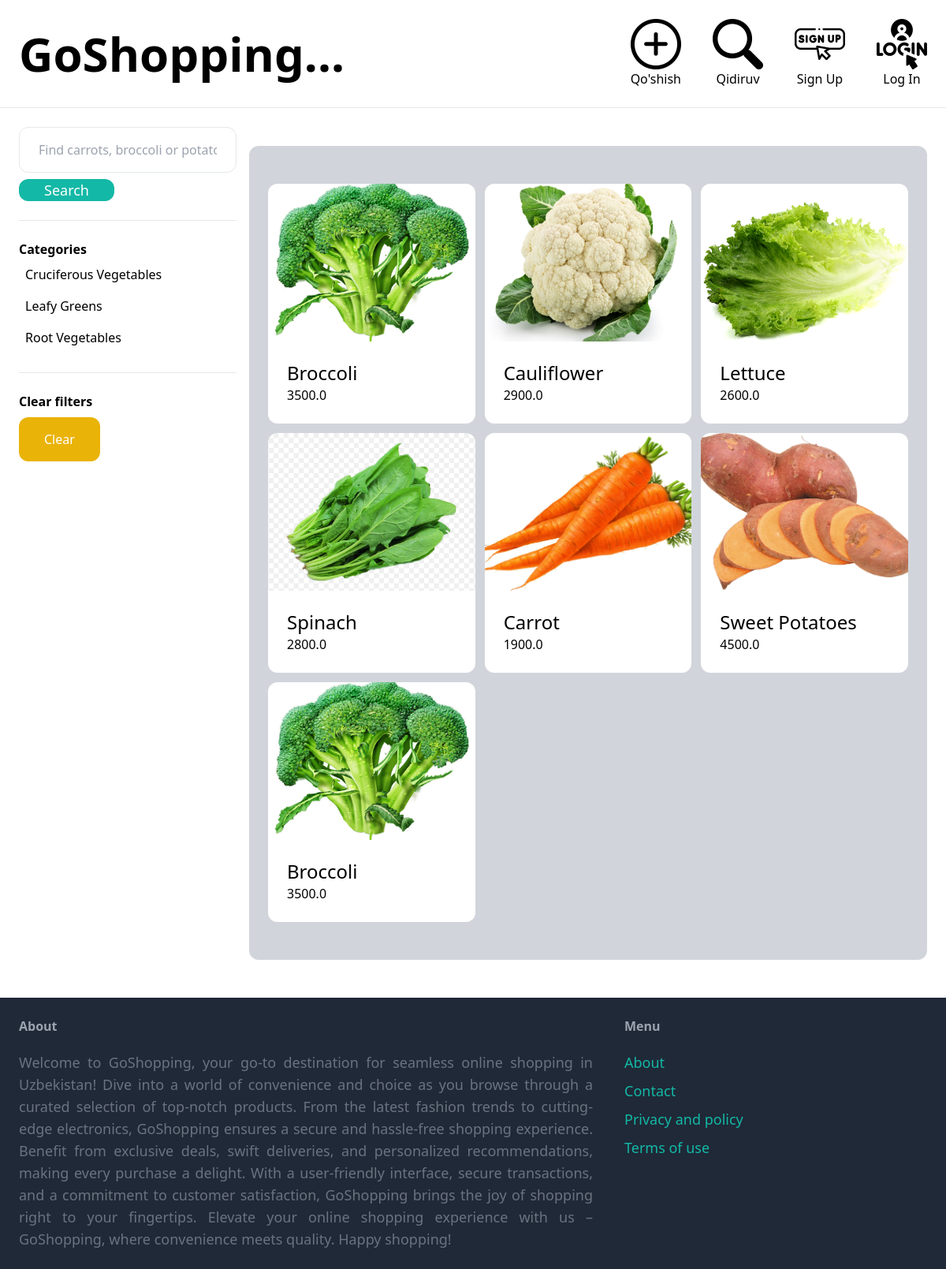
Page /items/ on the earlier database version.
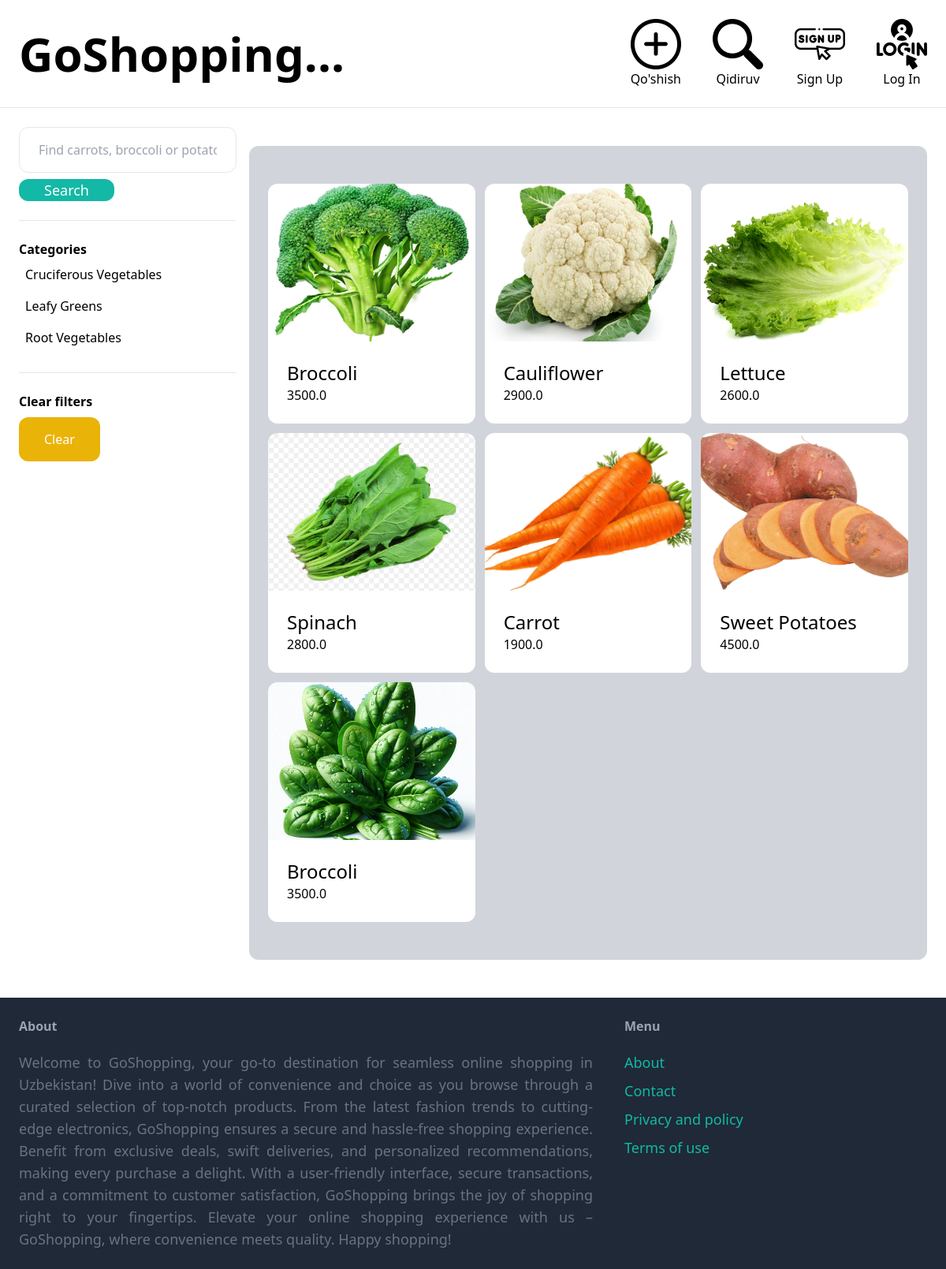
Same page on the later database version.
### items/models.py (models this page shows, shortened)
class Category(models.Model):
    name = models.CharField(max_length=255)
    class Meta:
        ordering = ('name',)
        verbose_name_plural = 'Categories'

class Item(models.Model):
    category = models.ForeignKey(Category, related_name='items', on_delete=models.CASCADE)
    name = models.CharField(max_length=255)
    description = models.TextField(blank=True, null=True)
    phone_number = models.CharField(max_length=14, default='')
    price = models.FloatField()
    image = models.ImageField(upload_to='item_images', blank=True, null=True)
    is_sold = models.BooleanField(default=False)
    shipping = models.BooleanField(default=False)
    created_at = models.DateTimeField(auto_now_add=True)
    created_by = models.ForeignKey(settings.AUTH_USER_MODEL, related_name='items', on_delete=models.CASCADE)
    supply_ability = models.FloatField()
    supply_ability_unit = models.CharField(max_length=255, default='')
    supply_ability_length = models.CharField(max_length=255, default='')
    supply_period = models.CharField(max_length=255, default='')
    payment_method = models.CharField(max_length=255, default='')
    def image_url(self):
        if self.image and hasattr(self.image, 'url'):
            return self.image.url

### items/views.py (the view)
# urls.py: path('', views.browse, name='browse'),
def browse(request):
    query = request.GET.get('query', '')
    items = Item.objects.filter(is_sold=False)
    category_id = request.GET.get('category', 0)
    categories = Category.objects.all()
    if category_id:
        items = items.filter(category_id=category_id)
    if query:
        items = Item.objects.filter(Q(name__icontains=query) | Q(description__icontains=query))
    return render(request, "items/index.html", {
        'items': items,
        'query': query,
        'categories': categories,
        'category_id': int(category_id),
    })

### items/templates/items/index.html (shortened to what this page needs)
{% extends 'core/base.html' %}
{% block content %}
    <div class="pb-6 grid grid-cols-4 gap-4 bg-white">
        <div class="col-span-1">
            <form method="get" action=".">
                <input name="query" class="w-full py-4 px-6 border rounded-xl" type="text" value="{{ query }}"
                       placeholder="Find carrots, broccoli or potato...">
                <button class="mt-2 py4 px-8 text-lg rounded-xl bg-teal-500 text-white">Search</button>
            </form>
            <hr class="my-6">
            <p class="font-semibold">Categories</p>
            <ul>
                {% for category in categories %}
                    <a href="{% url 'items:browse' %}?query={{ query }}&category={{ category.id }}">
                        <li class='py-2 px-2 rounded-xl {% if category.id == category_id %}bg-gray-200{% endif %}'>
                            {{ category.name }}
                        </li>
                    </a>
                {% endfor %}
            </ul>
            <hr class="my-6">
            <p class="font-semibold">Clear filters</p>
            <ul>
                <li>
                    <a href="{% url 'items:browse' %}" class="mt-2 px-8 py-4 bg-yellow-500 text-white inline-block rounded-xl">Clear</a>
                </li>
            </ul>
        </div>
        <div class="col-span-3">
            <div class="mt-6 px-6 py-12 bg-gray-300 rounded-xl">
                <div class="grid grid-cols-3 gap-3">
                    {% for item in items %}
                        <div>
                            <a href="{% url 'items:detail' item.id %}">
                                <div>
                                    <img src="{{ item.image_url }}" alt="{{ item.name }}" class="rounded-t-xl" style="object-fit: cover; object-position: center center; width:25vw; height: 25vh">
                                </div>
                                <div class="p-6 bg-white rounded-b-xl">
                                    <h2 class="text-2xl">{{ item.name }}</h2>
                                    <p class="text-grey-500">{{ item.price }}</p>
                                </div>
                            </a>
                        </div>
                    {% endfor %}
                </div>
            </div>
        </div>
    </div>
{% endblock %}

### core/templates/core/base.html (shortened to what this page needs)
{% load static %}
<!DOCTYPE html>
<html lang="en">
<head>
    <script src="https://cdn.tailwindcss.com"></script>
</head>
<body>
    <nav class="py-6 px-6 flex flex-col md:flex-row justify-between items-center border-b border-gray-200">
        <a href="/" class="font-semibold text-4xl md:text-6xl mb-4 md:mb-0">GoShopping...</a>
        <div class="flex flex-wrap space-x-4 md:space-x-10">
            <a href="{% url 'items:new' %}" class="flex flex-col items-center mb-4 md:mb-0">
                <img src="{% static 'core/icons/add.png' %}" class="w-12 md:w-16" alt="Add Icon">
                <p>Qo'shish</p>
            </a>
            <a href="{% url 'items:browse' %}" class="flex flex-col items-center mb-4 md:mb-0">
                <img src="{% static 'core/icons/search.png' %}" class="w-12 md:w-16" alt="Search Icon">
                <p>Qidiruv</p>
            </a>
            {% if request.user.is_authenticated %}
                <a href="{% url 'conversation:inbox' %}" class="flex flex-col items-center mb-4 md:mb-0">
                    <img src="{% static 'core/icons/mailbox.png' %}" class="w-12 md:w-16" alt="Mailbox Icon">
                    <p>Xabarlar</p>
                </a>
                <a href="{% url 'core:dashboard' request.user.id %}" class="flex flex-col items-center mb-4 md:mb-0">
                    <img src="{% static 'core/icons/dashboard.png' %}" class="w-12 md:w-16" alt="Dashboard Icon">
                    <p>Buyumlarim</p>
                </a>
                <a href="{% url 'core:profile' request.user %}" class="flex flex-col items-center mb-4 md:mb-0">
                    <img src="{% static 'core/icons/user.png' %}" class="w-12 md:w-16" alt="User Icon">
                    <p>Profil</p>
                </a>
            {% else %}
                <a href="{% url 'core:signup' %}" class="flex flex-col items-center mb-4 md:mb-0">
                    <img src="{% static 'core/icons/signup.png' %}" class="w-12 md:w-16" alt="Signup Icon">
                    <p>Sign Up</p>
                </a>
                <a href="{% url 'core:login' %}" class="flex flex-col items-center mb-4 md:mb-0">
                    <img src="{% static 'core/icons/login.png' %}" class="w-12 md:w-16" alt="Login Icon">
                    <p>Log In</p>
                </a>
            {% endif %}
        </div>
    </nav>
    <div class="px-6 py-6">
        {% block content %}
        {% endblock %}
    </div>
    <footer class="py-6 px-6 bg-gray-800 flex flex-col md:flex-row justify-between">
        <div class="mb-6 md:mb-0 md:w-2/3 md:pr-10">
            <h3 class="mb-5 font-semibold text-gray-400">About</h3>
            <p class='text-lg text-gray-500 text-justify'>
                Welcome to GoShopping, your go-to destination for seamless online shopping in Uzbekistan! Dive into a world of convenience and choice as you browse through a curated selection of top-notch products. From the latest fashion trends to cutting-edge electronics, GoShopping ensures a secure and hassle-free shopping experience. Benefit from exclusive deals, swift deliveries, and personalized recommendations, making every purchase a delight. With a user-friendly interface, secure transactions, and a commitment to customer satisfaction, GoShopping brings the joy of shopping right to your fingertips. Elevate your online shopping experience with us – GoShopping, where convenience meets quality. Happy shopping!
            </p>
        </div>
        <div class="md:w-1/3">
            <h3 class="mb-5 font-semibold text-gray-400">Menu</h3>
            <ul class="space-y-2">
                <li><a href="{% url 'core:about' %}" class="text-lg text-teal-500 hover:text-teal-700">About</a></li>
                <li><a href="{% url 'core:contact' %}" class="text-lg text-teal-500 hover:text-teal-700">Contact</a></li>
                <li><a href="{% url 'core:privacy' %}" class="text-lg text-teal-500 hover:text-teal-700">Privacy and policy</a></li>
                <li><a href="{% url 'core:terms_of_use' %}" class="text-lg text-teal-500 hover:text-teal-700">Terms of use</a></li>
            </ul>
        </div>
    </footer>
</body>
</html>

Differences in the rows shown:
changed Item (number 7 of 7 on the later page): image_url: a different picture
